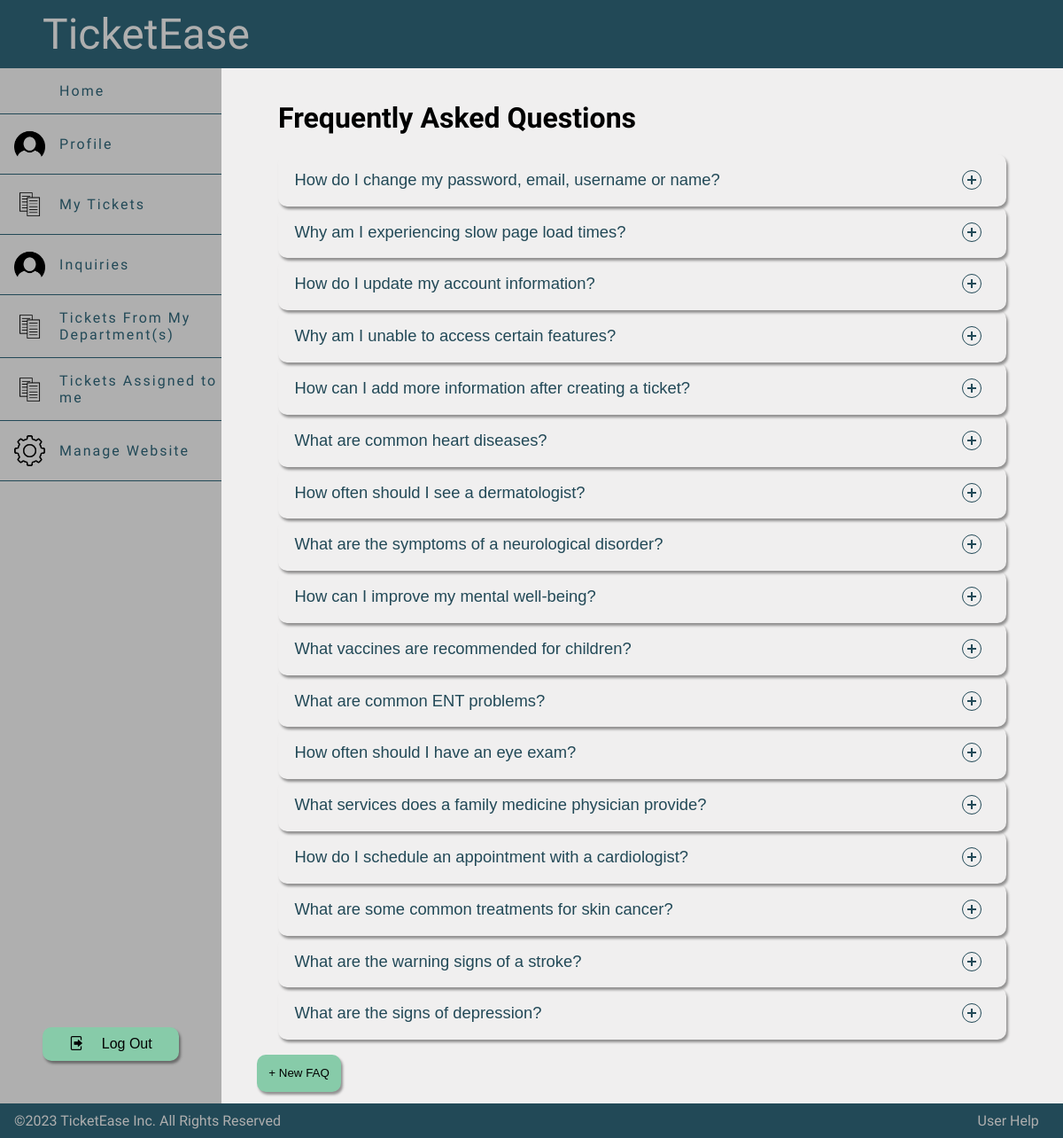
Screenshot of /pages/faq.php (signed in) with the database file from the repository.
### tables this page shows
CREATE TABLE FAQ (
                     idFAQ INTEGER PRIMARY KEY AUTOINCREMENT,
                     question TEXT NOT NULL,
                     answer TEXT NOT NULL
);

### pages/faq.php (called while the page is built, shortened)
<?php
require_once(dirname(__DIR__).'/templates/faq.tpt.php');
require_once(dirname(__DIR__).'/templates/common.tpt.php');
require_once(dirname(__DIR__).'/utils/session.php');
$session = new Session();
$db = getDatabaseConnection();
$stmt = $db->prepare("Select * From FAQ");
$stmt->execute();
$user = User::getSingleUser($db,$session->getId());
$role = $user->getUserRole($db);
drawAside();
drawFAQ($stmt, $role);
?>

### classes/user.class.php (called while the page is built, shortened)
<?php
  class User {
    private int $idUser;
    public function __construct(int $idUser, string $name, string $username, string $email, string $password)
    {
      $this->idUser = $idUser;
    }
      function getUserRole($db) : int{
          $stmt = $db->prepare('Select idRole From User_Roles WHERE idUser = ? ORDER BY ROWID DESC LIMIT 1');
          $stmt->execute(array($this->idUser));
          $role = $stmt->fetch();
          return intval($role['idRole']);
      }
    static function getSingleUser(PDO $db, int $id) : User {
      $stmt = $db->prepare('
        SELECT idUser, name,username, email, password
        FROM User
        WHERE idUser = ?
      ');
      $stmt->execute(array($id));
      $user = $stmt->fetch();
      return new User(
        intval($user['idUser']),
        $user['name'],
        $user['username'],
        $user['email'],
        $user['password'],
      );
    }
  }
?>

### utils/session.php (called while the page is built, shortened)
<?php
  class Session {
    public function getId() : ?int {
      return isset($_SESSION['id']) ? $_SESSION['id'] : null;
    }
  }
?>

### templates/faq.tpt.php (the view, shortened to what this page needs)
<?php function drawFAQ(PDOStatement $faqs, int $role, $selectButton = false){ ?>
    <link rel="stylesheet" href="../css/faq.css">
    <div class = "FAQ_Overflow">
    <div class="container">
      <h1>Frequently Asked Questions</h1>
      <div class="accordion">
      <?php foreach ($faqs as $faq) { ?>
        <div class="accordion-item">
          <button aria-expanded="false">
            <span class="accordion-title">
                <?php echo $faq['question'] ?>
            </span>
            <span class="icon" aria-hidden="true"></span>
          </button>
        </div>
        <?php } ?>
      </div>
    </div>
        <?php if (!$selectButton && $role > 1){ ?>
            <button id="CreateNewFAQ" onclick="window.location.href='../pages/newFAQ.php'"> <span>+</span> New FAQ</button>
        <?php } ?>
    </div>
<?php } ?>

### css/style.css (style rules this page uses)
body { display: grid; grid-template-rows: auto 1fr auto; grid-template-columns: auto 1fr ; color:#AFAFAF; margin: 0; padding: 0; min-height: 100vh; }
button { cursor: pointer; z-index: 1; }
button { border: none; border-radius: 10px; cursor: pointer; box-shadow: 2px 3px 3px rgba(0, 0, 0, 0.4); transform: translateY(0); transition: all 0.1s; }

### css/faq.css (style rules this page uses)
.FAQ_Overflow { overflow-y: auto; font-family: 'Lexend Deca', sans-serif; background: #f0efef; }
* { box-sizing: border-box; }
*::before, *::after { box-sizing: border-box; }
body { font-family: 'Lexend Deca', sans-serif; background: #f0efef; }
.container { margin: 0em 3em; padding: 1em; border-radius: 10px; }
.container > h1 { color: black; }
.accordion { border-bottom: 1px solid #f0efef; }
.accordion-item { color: white ; }
.accordion button:not(#SelectFAQAnswer) { position: relative; display: block; text-align: left; width: 100%; padding: 1em 0; color: #224957; font-size: 1.15rem; font-weight: 400; border: none; background: none; outline: none; margin-bottom: 10; }
.accordion button .accordion-title { padding: 1em 1.5em 1em 1em; }
.accordion button .icon { display: inline-block; position: absolute; top: 18px; right: 1.5em; width: 22px; height: 22px; border: 1px solid; border-radius: 22px; }
.accordion button .icon::before { display: block; position: absolute; content: ''; top: 9px; left: 5px; width: 10px; height: 2px; background: currentColor; }
.accordion button .icon::after { display: block; position: absolute; content: ''; top: 5px; left: 9px; width: 2px; height: 10px; background: currentColor; }
#CreateNewFAQ { padding: 1em; margin-left: 3em; margin-bottom: 1em; background-color: #87CBA9; }

### rows the page displays
faq: question "How do I change my password, email, username or name?"
faq: question "Why am I experiencing slow page load times?"
faq: question "How do I update my account information?"
faq: question "Why am I unable to access certain features?"
faq: question "How can I add more information after creating a ticket?"
faq: question "What are common heart diseases?"
faq: question "How often should I see a dermatologist?"
faq: question "What are the symptoms of a neurological disorder?"
faq: question "How can I improve my mental well-being?"
faq: question "What vaccines are recommended for children?"
faq: question "What are common ENT problems?"
faq: question "How often should I have an eye exam?"
faq: question "What services does a family medicine physician provide?"
faq: question "How do I schedule an appointment with a cardiologist?"
faq: question "What are some common treatments for skin cancer?"
faq: question "What are the warning signs of a stroke?"
faq: question "What are the signs of depression?"
